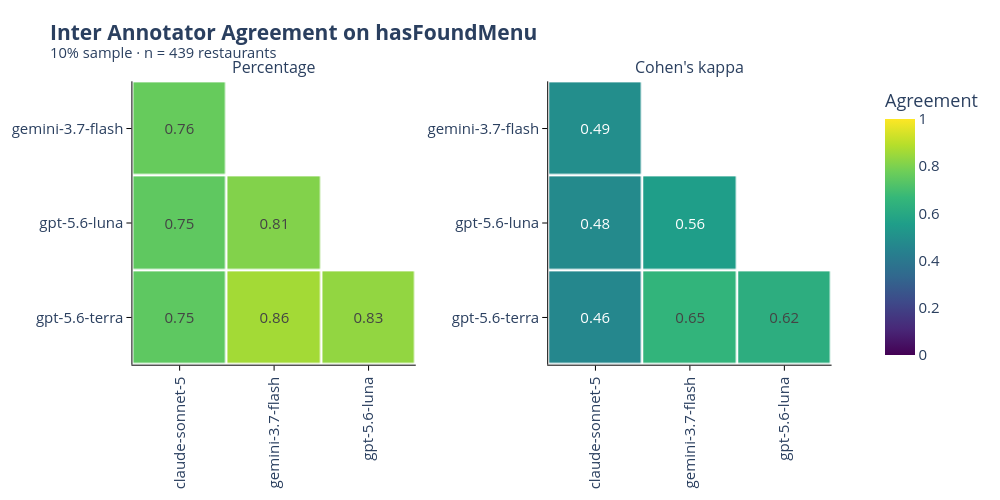

Notebook code for this chart:
### Code cell
fig = make_subplots(rows=1, cols=2, subplot_titles=["Percentage", "Cohen's kappa"], horizontal_spacing=0.1, vertical_spacing=0.1)

for col, matrix in enumerate([pct_agreement, cohen], start=1):
    # upper triangle is a mirror of the lower one and the diagonal is always 1 -> drop the first row
    # and last column (they would only hold the diagonal) and blank out the rest of the upper triangle
    lower = matrix.iloc[1:, :-1]
    z = lower.where(np.tril(np.ones(lower.shape, dtype=bool)))

    fig.add_trace(go.Heatmap(
        z=z.values,
        x=lower.columns,
        y=lower.index,
        coloraxis="coloraxis",
        texttemplate="%{z:.2f}",
        xgap=2.5,
        ygap=2.5,
    ), row=1, col=col)

fig.update_layout(
    title=plot_title("Inter Annotator Agreement on hasFoundMenu", f"10% sample · n = {len(found):,} restaurants"),
    coloraxis=dict(
        colorscale=SEQUENTIAL_SCALE,
        cmin=0,
        cmax=1,
        colorbar_title="Agreement",
    ),
    plot_bgcolor="white",
    height=500,
    width=1000,
    margin=MARGIN,
)
fig.update_xaxes(constrain="domain")
fig.update_yaxes(constrain="domain")

# top row first, like a normal matrix, and square cells
fig.update_yaxes(autorange="reversed", scaleanchor="x", automargin=True)
fig.update_yaxes(scaleanchor="x2", row=1, col=2)
fig.update_xaxes(tickangle=-90, automargin=True)
save_plot(fig, 'hasfoundmenu-pairwise-agreement-10%.svg')
fig.show()

### Figure 1 — Plotly figure (JSON) as saved in the notebook; plotly's stock layout.template omitted (floating-point values rounded to 4 significant figures)
{"data": [{"coloraxis": "coloraxis", "texttemplate": "%{z:.2f}", "type": "heatmap", "x": ["claude-sonnet-5", "gemini-3.7-flash", "gpt-5.6-luna"], "xaxis": "x", "xgap": 2.5, "y": ["gemini-3.7-flash", "gpt-5.6-luna", "gpt-5.6-terra"], "yaxis": "y", "ygap": 2.5, "z": [[0.7631, NaN, NaN], [0.7494, 0.8087, NaN], [0.7472, 0.861, 0.8337]]}, {"coloraxis": "coloraxis", "texttemplate": "%{z:.2f}", "type": "heatmap", "x": ["claude-sonnet-5", "gemini-3.7-flash", "gpt-5.6-luna"], "xaxis": "x2", "xgap": 2.5, "y": ["gemini-3.7-flash", "gpt-5.6-luna", "gpt-5.6-terra"], "yaxis": "y2", "ygap": 2.5, "z": [[0.4911, NaN, NaN], [0.4779, 0.5578, NaN], [0.4625, 0.6534, 0.624]]}], "layout": {"annotations": [{"font": {"size": 16}, "showarrow": false, "text": "Percentage", "x": 0.225, "xanchor": "center", "xref": "paper", "y": 1, "yanchor": "bottom", "yref": "paper"}, {"font": {"size": 16}, "showarrow": false, "text": "Cohen's kappa", "x": 0.775, "xanchor": "center", "xref": "paper", "y": 1, "yanchor": "bottom", "yref": "paper"}], "coloraxis": {"cmax": 1, "cmin": 0, "colorbar": {"title": {"text": "Agreement"}}, "colorscale": [[0, "#440154"], [0.1111, "#482878"], [0.2222, "#3e4989"], [0.3333, "#31688e"], [0.4444, "#26828e"], [0.5556, "#1f9e89"], [0.6667, "#35b779"], [0.7778, "#6ece58"], [0.8889, "#b5de2b"], [1, "#fde725"]]}, "height": 500, "margin": {"b": 60, "l": 20, "r": 20, "t": 80}, "plot_bgcolor": "white", "title": {"text": "<b>Inter Annotator Agreement on hasFoundMenu</b><br><sup>10% sample · n = 439 restaurants</sup>"}, "width": 1000, "xaxis": {"anchor": "y", "automargin": true, "constrain": "domain", "domain": [0, 0.45], "tickangle": -90}, "xaxis2": {"anchor": "y2", "automargin": true, "constrain": "domain", "domain": [0.55, 1], "tickangle": -90}, "yaxis": {"anchor": "x", "automargin": true, "autorange": "reversed", "constrain": "domain", "domain": [0, 1], "scaleanchor": "x"}, "yaxis2": {"anchor": "x2", "automargin": true, "autorange": "reversed", "constrain": "domain", "domain": [0, 1], "scaleanchor": "x2"}}}
